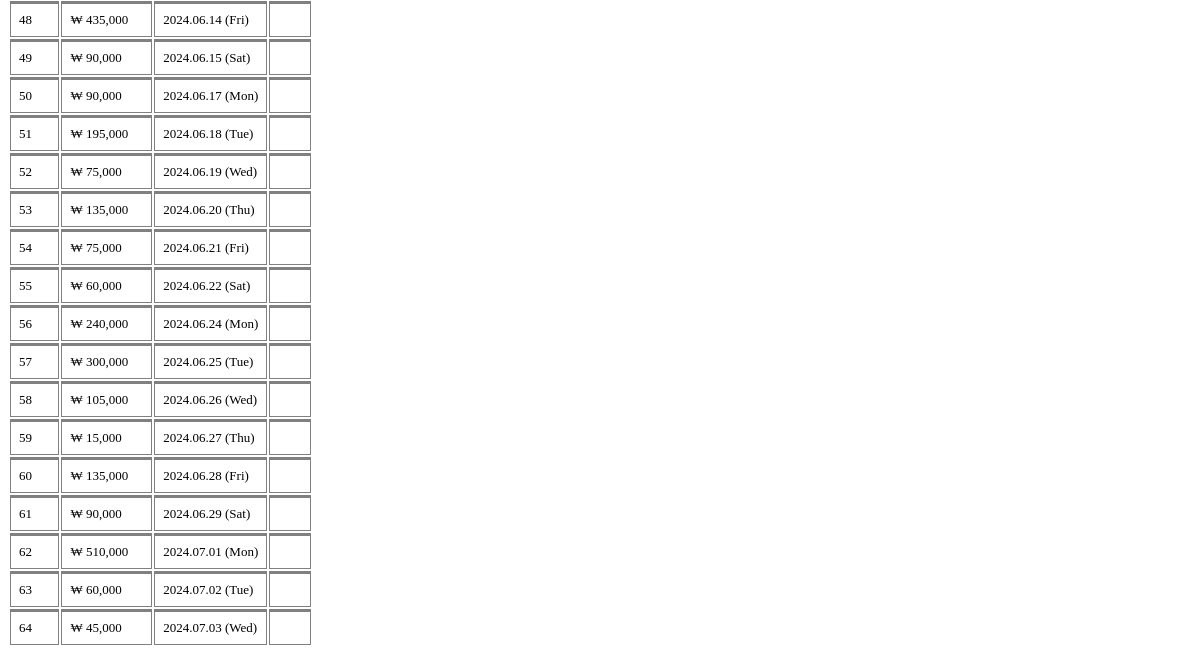
The app's page /admin/admins_fee.php (lower part), older data.
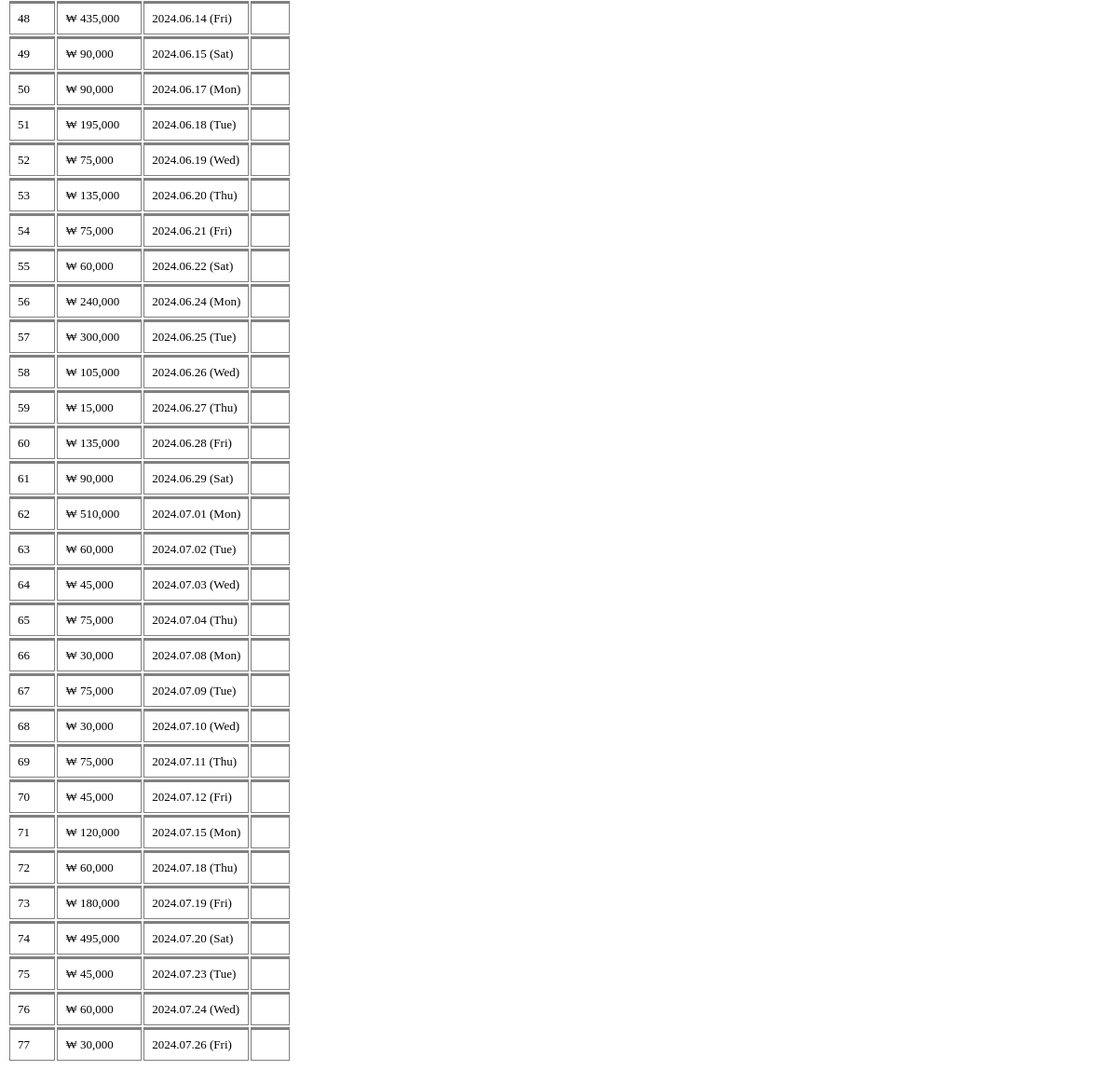
The same page, newer data.
### tables this page shows
CREATE TABLE `admins_fee` (
  `id` int(11) NOT NULL,
  `user_name` varchar(255) NOT NULL,
  `name` varchar(255) NOT NULL,
  `user_id` varchar(255) NOT NULL,
  `admin_fee` varchar(255) NOT NULL,
  `date_purchase` datetime NOT NULL DEFAULT current_timestamp()
);

### admin/admins_fee.php (the view, shortened to what this page needs)
<div class="container-fluid pt-4 px-4">
    <div class="row g-4">
        <div class="col-sm-12">
            <div class="bg-secondary rounded h-100 p-4">
                <div class="table-responsive text-center">
                    <table class="table table-bordered text-white text-center my-3" style="font-size: small;" id="myTable">
                        <tbody>
                            <?php
                            include "./inc/connect.php";
                            $get_users = "SELECT *, SUM(admin_fee) AS total_winning_amount FROM admins_fee GROUP BY DATE(date_purchase) ORDER BY `date_purchase` ASC";
                            $result_query = mysqli_query($conn, $get_users);
                            $num = 1;
                            while ($run_query = mysqli_fetch_array($result_query)) {
                                $date_purchase = date('Y.m.d (D)', strtotime($run_query['date_purchase']));;
                                $total_winning_amount = $run_query['total_winning_amount'];
                            ?>
                                <tr class='text-center'>
                                    <td><?php echo $num++ ?></td>
                                    <td>₩ <?php echo number_format($total_winning_amount) ?> </td>
                                    <td><?php echo $date_purchase ?></td>
                                    <td><a href='index.php?delete_list_user=<?php echo $id ?>' class='text-danger'><i class='fa-solid fa-trash-can'></i></a></td>
                                </tr>
                            <?php
                            }
                            ?>
                        </tbody>
                    </table>
                </div>
            </div>
        </div>
    </div>
</div>

### admin/admins_fee.php (style rules this page uses)
thead, tbody, tfoot, tr, td, th { border-color: inherit; border-style: solid; border-width: 0; }

Row changes from the older to the newer data that the page shows:
added admins_fee: total_winning_amount "75,000", date_purchase "2024.07.04 (Thu)"
added admins_fee: total_winning_amount "30,000", date_purchase "2024.07.08 (Mon)"
added admins_fee: total_winning_amount "75,000", date_purchase "2024.07.09 (Tue)"
added admins_fee: total_winning_amount "30,000", date_purchase "2024.07.10 (Wed)"
added admins_fee: total_winning_amount "75,000", date_purchase "2024.07.11 (Thu)"
added admins_fee: total_winning_amount "45,000", date_purchase "2024.07.12 (Fri)"
added admins_fee: total_winning_amount "120,000", date_purchase "2024.07.15 (Mon)"
added admins_fee: total_winning_amount "60,000", date_purchase "2024.07.18 (Thu)"
added admins_fee: total_winning_amount "180,000", date_purchase "2024.07.19 (Fri)"
added admins_fee: total_winning_amount "495,000", date_purchase "2024.07.20 (Sat)"
added admins_fee: total_winning_amount "45,000", date_purchase "2024.07.23 (Tue)"
added admins_fee: total_winning_amount "60,000", date_purchase "2024.07.24 (Wed)"
added admins_fee: total_winning_amount "30,000", date_purchase "2024.07.26 (Fri)"
